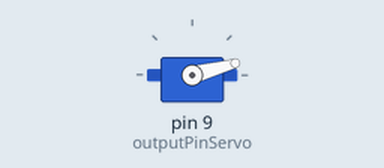
This sketch was run on a simulated Arduino Uno, built with avr-gcc and run on an emulated ATmega328P. Parts: servo. Wiring (inferred from the names in the program): servo: signal pin 9. Servo pulses on a pin are drawn as a servo (544–2400 µs = 0–180°).

Above: at 0.17 s.
At 8.4 s:
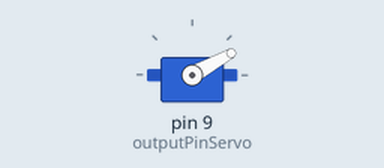
At 20.4 s:
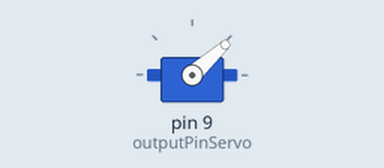
At 39.1 s:
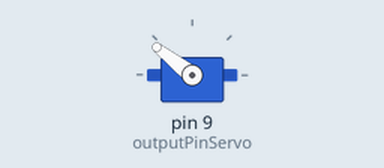
Timing chart, 0 to 40.0 s (numbered marks = the images above):
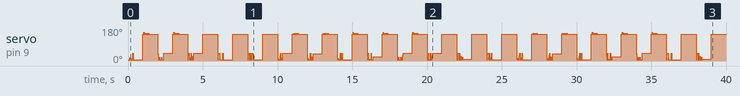

The sketch:

servo_control.ino
```cpp
unsigned long previousSerialMillis = 0;
const long serialInterval = 4000; // Print, and check if it's obstructed that often too
int obstructionThreshold = 100;


const int maxPulseNum = 20;
int curPulseNum = 0;

// SERVO: Define the pin for where the servo plugs in
const int outputPinServo = 9;

// SERVO: Define the time intervals in microseconds for the pulses for servo control
const unsigned long pulseOpenHighTime = 2000;
const unsigned long pulseOpenLowTime = 18000;
const unsigned long pulseLockHighTime = 600;
const unsigned long pulseLockLowTime = 19400;

// SERVO: Define the delay interval in milliseconds between pulse sequences for servo control
const unsigned long delayTime = 1000;

// SERVOstate machine FOR PWM, using enums for that.
enum ServoState {
  PULSE_OPEN_HIGH,
  PULSE_OPEN_LOW,
  HOLDING_OPEN,
  PULSE_LOCK_HIGH,
  PULSE_LOCK_LOW,
  HOLDING_LOCKED
};

// SERVO: 0 means we want to be locked, 1 means we want to be open.
int servoTargetState = 0;
int servoIntendedState = 0;
//SERVO: checks if obstructed. used to keep track of what servotargetstate it should return to
bool isObstructed = false;

// SERVO: Variable to hold the current SERVOstate
// Let's start in the locked position.
ServoState currentServoState = HOLDING_LOCKED;

// SERVO: store the last time an event happened
unsigned long previousMicros = 0;
unsigned long previousMillis = 0;

// for DEMONSTRATION: timer to toggle the servo in demonstration
unsigned long previousToggleMillis = 0;

int anval;

void setup() {
  // Set the Servo output pin as an output
  Serial.begin(115200);
  pinMode(outputPinServo, OUTPUT);
  pinMode(A0, INPUT);
  // Initialize timers
  previousMicros = micros();
  previousMillis = millis();

  lockServo();
}

void loop() {
  //NON-BLOCKING SERIAL PRINT
  if (millis() - previousSerialMillis >= serialInterval) {
    previousSerialMillis = millis(); // Reset the print timer
    // anval = analogRead(A0);
    // Serial.println(anval);
    //obstructionReturn();
  }


  // DEMONSTRATION ~~
  // This is an example of openServo() and lockServo() being called
  // to be replaced with password checking logic.
  if (millis() - previousToggleMillis >= delayTime) { //
   if (servoTargetState == 0) {
     openServo(); // Tell the servo to open
   } else {
     lockServo(); // Tell the servo to lock
   }
   previousToggleMillis = millis(); // Reset the toggle timer
  }
  // END OF DEMONSTRATION ~~


  // The servo state machine has to be part of this loop here.
  unsigned long currentMicros = micros();
  unsigned long currentMillis = millis();

  switch (currentServoState) {
    case PULSE_OPEN_HIGH:
      digitalWrite(outputPinServo, HIGH);
      if (currentMicros - previousMicros >= pulseOpenHighTime) {
        currentServoState = PULSE_OPEN_LOW;
        previousMicros = currentMicros;
      }
      break;

    case PULSE_OPEN_LOW:
      digitalWrite(outputPinServo, LOW);
      if (currentMicros - previousMicros >= pulseOpenLowTime) {
        currentServoState = HOLDING_OPEN; // Now hold this position
        previousMillis = currentMillis;
      }
      break;

    case HOLDING_OPEN: //delay
      if (servoTargetState == 0) { // check if the command is to lock
        currentServoState = PULSE_LOCK_HIGH; //will go do that ^
        previousMicros = currentMicros;
        curPulseNum = 0;
      }
      else{

        if(curPulseNum < maxPulseNum){
          curPulseNum++;
          currentServoState = PULSE_OPEN_HIGH;
          previousMicros = currentMicros;
        }

      }
      break;

    case PULSE_LOCK_HIGH:
      digitalWrite(outputPinServo, HIGH);
      if (currentMicros - previousMicros >= pulseLockHighTime) {
        currentServoState = PULSE_LOCK_LOW;
        previousMicros = currentMicros;
      }
      break;

    case PULSE_LOCK_LOW:
      digitalWrite(outputPinServo, LOW);
      if (currentMicros - previousMicros >= pulseLockLowTime) {
        currentServoState = HOLDING_LOCKED; // Now hold this position
        previousMillis = currentMillis;
      }
      break;

    case HOLDING_LOCKED: //delay
      if (servoTargetState == 1) { // check if the command is to open.
        currentServoState = PULSE_OPEN_HIGH; // will go do that ^
        previousMicros = currentMicros;
        curPulseNum = 0;
      }
      else{
        if(curPulseNum < maxPulseNum){
          curPulseNum++;
          currentServoState = PULSE_LOCK_HIGH;
          previousMicros = currentMicros;
        }
      }
    break;
  }
}

// This function sets the TARGET for the state machine.
void lockServo() {
  //pulseCounter = 50;
  servoTargetState = 0;
  servoIntendedState = 0;
}

// This function sets the TARGET for the state machine.
void openServo() {
  //pulseCounter = 50;
  servoTargetState = 1;
  servoIntendedState = 1;
}

void obstructionReturn() {
  anval = analogRead(A0);
  Serial.println(anval);

  // Check if an obstruction has just appeared
  if (anval > obstructionThreshold && !isObstructed) {
    isObstructed = true; // Set the flag so this only runs once
    Serial.println("Obstruction Detected! Reversing.");

    // Reverse the current target state
    if (servoTargetState == 1) {
      servoTargetState = 0; // If moving open, now move to lock
    } else {
      servoTargetState = 1; // If moving to lock, now move to open
    }
  }
  // Check if an obstruction has just been removed
  else if (anval <= obstructionThreshold && isObstructed) {
    isObstructed = false; // Clear the flag
    Serial.println("Obstruction Cleared. Returning to original position.");

    // Restore the target state to the original intended state
    servoTargetState = servoIntendedState;
  }
}  
```
